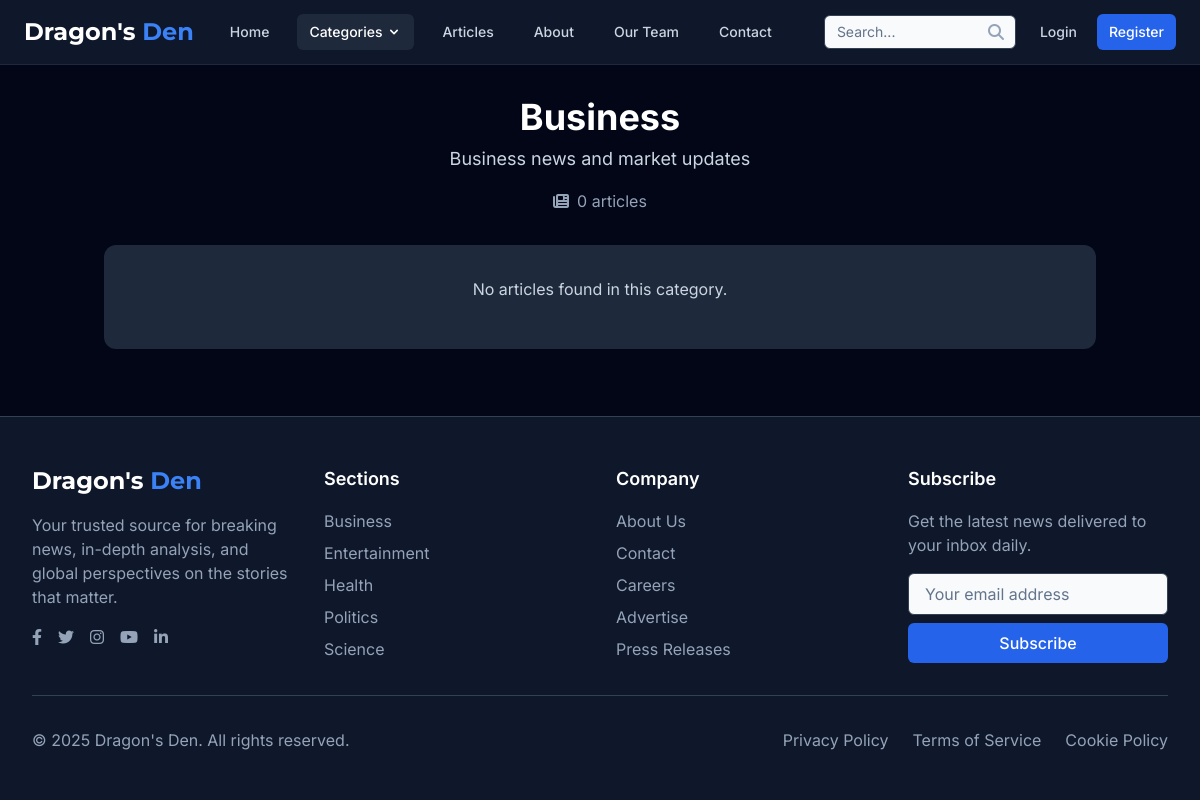
/category.php?id=2, run on the app's committed database.
### tables this page shows
CREATE TABLE IF NOT EXISTS categories (
    id INT AUTO_INCREMENT PRIMARY KEY,
    name VARCHAR(50) NOT NULL UNIQUE,
    slug VARCHAR(50) NOT NULL UNIQUE,
    description TEXT,
    created_at DATETIME NOT NULL,
    updated_at DATETIME
);

### category.php (the view, shortened to what this page needs)
<?php
require_once 'includes/db.php';
$category = null;
$articles = [];
if (isset($_GET['id'])) {
    $category_id = (int)$_GET['id'];
    $stmt = $pdo->prepare("SELECT * FROM categories WHERE id = ?");
    $stmt->execute([$category_id]);
    $category = $stmt->fetch();
} elseif (isset($_GET['slug'])) {
    $category_slug = $_GET['slug'];
    $stmt = $pdo->prepare("SELECT * FROM categories WHERE slug = ?");
    $stmt->execute([$category_slug]);
    $category = $stmt->fetch();
}
if ($category) {
    $stmt = $pdo->prepare("
        SELECT a.*, u.username as author_name
        FROM articles a
        JOIN users u ON a.user_id = u.id
        WHERE a.category_id = ?
        ORDER BY a.created_at DESC
    ");
    $stmt->execute([$category['id']]);
    $articles = $stmt->fetchAll();
} else {
    setFlashMessage('error', 'Category not found.');
    header('Location: categories.php');
    exit;
}
$article_count = count($articles);
include 'includes/header.php';
?>
<main class="container mx-auto px-4 py-8">
    <div class="max-w-5xl mx-auto">
        <div class="mb-8 text-center">
            <h1 class="text-4xl font-bold text-white mb-2"><?= htmlspecialchars($category['name']) ?></h1>
            <?php if (!empty($category['description'])): ?>
                <p class="text-dark-300 text-lg"><?= htmlspecialchars($category['description']) ?></p>
            <?php endif; ?>
            <div class="mt-4 text-dark-400">
                <span class="inline-flex items-center">
                    <i class="fas fa-newspaper mr-2"></i>
                    <?= $article_count ?> article<?= $article_count != 1 ? 's' : '' ?>
                </span>
            </div>
        </div>
        <?php if (empty($articles)): ?>
            <div class="bg-dark-800 rounded-xl p-8 text-center">
                <p class="text-dark-300 mb-4">No articles found in this category.</p>
            </div>
        <?php endif; ?>
    </div>
</main>
<?php include 'includes/footer.php'; ?>

### includes/footer.php (shortened to what this page needs)
<footer class="bg-dark-900 text-dark-300 mt-auto border-t border-dark-700">
        <div class="max-w-7xl mx-auto px-4 sm:px-6 lg:px-8 py-12">
            <div class="grid grid-cols-1 md:grid-cols-2 lg:grid-cols-4 gap-8">
                <div>
                    <a href="index.php" class="flex-shrink-0 flex items-center mb-4">
                        <span class="font-display text-2xl font-bold text-white">Dragon's <span class="text-primary-500">Den</span></span>
                    </a>
                    <p class="text-dark-400 mb-4">Your trusted source for breaking news, in-depth analysis, and global perspectives on the stories that matter.</p>
                    <div class="flex space-x-4">
                        <a href="#" class="text-dark-400 hover:text-white transition-colors">
                            <i class="fab fa-facebook-f"></i>
                        </a>
                        <a href="#" class="text-dark-400 hover:text-white transition-colors">
                            <i class="fab fa-twitter"></i>
                        </a>
                        <a href="#" class="text-dark-400 hover:text-white transition-colors">
                            <i class="fab fa-instagram"></i>
                        </a>
                        <a href="#" class="text-dark-400 hover:text-white transition-colors">
                            <i class="fab fa-youtube"></i>
                        </a>
                        <a href="#" class="text-dark-400 hover:text-white transition-colors">
                            <i class="fab fa-linkedin-in"></i>
                        </a>
                    </div>
                </div>
                <div>
                    <h3 class="text-lg font-semibold text-white mb-4">Sections</h3>
                    <ul class="space-y-2">
                        <?php
                        $stmt = $pdo->prepare("SELECT * FROM categories ORDER BY name LIMIT 5");
                        $stmt->execute();
                        $footer_categories = $stmt->fetchAll();
                        foreach($footer_categories as $category):
                        ?>
                        <li>
                            <a href="category.php?id=<?= $category['id'] ?>" class="text-dark-400 hover:text-white transition-colors">
                                <?= htmlspecialchars($category['name']) ?>
                            </a>
                        </li>
                        <?php endforeach; ?>
                    </ul>
                </div>
                <div>
                    <h3 class="text-lg font-semibold text-white mb-4">Company</h3>
                    <ul class="space-y-2">
                        <li><a href="about.php" class="text-dark-400 hover:text-white transition-colors">About Us</a></li>
                        <li><a href="contact.php" class="text-dark-400 hover:text-white transition-colors">Contact</a></li>
                        <li><a href="careers.php" class="text-dark-400 hover:text-white transition-colors">Careers</a></li>
                        <li><a href="advertise.php" class="text-dark-400 hover:text-white transition-colors">Advertise</a></li>
                        <li><a href="press.php" class="text-dark-400 hover:text-white transition-colors">Press Releases</a></li>
                    </ul>
                </div>
                <div>
                    <h3 class="text-lg font-semibold text-white mb-4">Subscribe</h3>
                    <p class="text-dark-400 mb-4">Get the latest news delivered to your inbox daily.</p>
                    <form class="space-y-2">
                        <div>
                            <input type="email" placeholder="Your email address" class="newsletter-input w-full px-4 py-2 rounded-md bg-dark-800 border border-dark-700 text-white placeholder-dark-400 focus:outline-none focus:ring-2 focus:ring-primary-500 focus:border-transparent">
                        </div>
                        <button type="submit" class="w-full px-4 py-2 bg-primary-600 hover:bg-primary-700 text-white font-medium rounded-md transition-colors focus:outline-none focus:ring-2 focus:ring-primary-500 focus:ring-offset-2 focus:ring-offset-dark-900">
                            Subscribe
                        </button>
                    </form>
                </div>
            </div>
            <div class="border-t border-dark-700 mt-8 pt-8 flex flex-col md:flex-row justify-between items-center">
                <p class="text-dark-400">&copy; <?= date('Y') ?> Dragon's Den. All rights reserved.</p>
                <div class="mt-4 md:mt-0 flex space-x-6">
                    <a href="privacy-policy.php" class="text-dark-400 hover:text-white transition-colors">Privacy Policy</a>
                    <a href="terms-of-service.php" class="text-dark-400 hover:text-white transition-colors">Terms of Service</a>
                    <a href="cookie-policy.php" class="text-dark-400 hover:text-white transition-colors">Cookie Policy</a>
                </div>
            </div>
        </div>
    </footer>
</body>
</html>

### assets/css/style.css (style rules this page uses)
.dark input[type="text"], .dark input[type="email"], .dark input[type="password"], .dark textarea, .dark select { color: #1e293b; background-color: #f8fafc; }
.dark input[type="text"]::placeholder, .dark input[type="email"]::placeholder, .dark input[type="password"]::placeholder, .dark textarea::placeholder, .dark select::placeholder { color: #64748b; }

### includes/header.php (style rules this page uses)
.dark input[type="text"], .dark input[type="email"], .dark input[type="password"], .dark textarea, .dark select { color: #1e293b; background-color: #f8fafc; }
.dark input[type="text"]::placeholder, .dark input[type="email"]::placeholder, .dark input[type="password"]::placeholder, .dark textarea::placeholder, .dark select::placeholder { color: #64748b; }

### data on the page
categories: name "Business", description "Business news and market updates"
categories: name "Entertainment"
categories: name "Health"
categories: name "Politics"
categories: name "Science"

### other printed values
$article_count "0"
